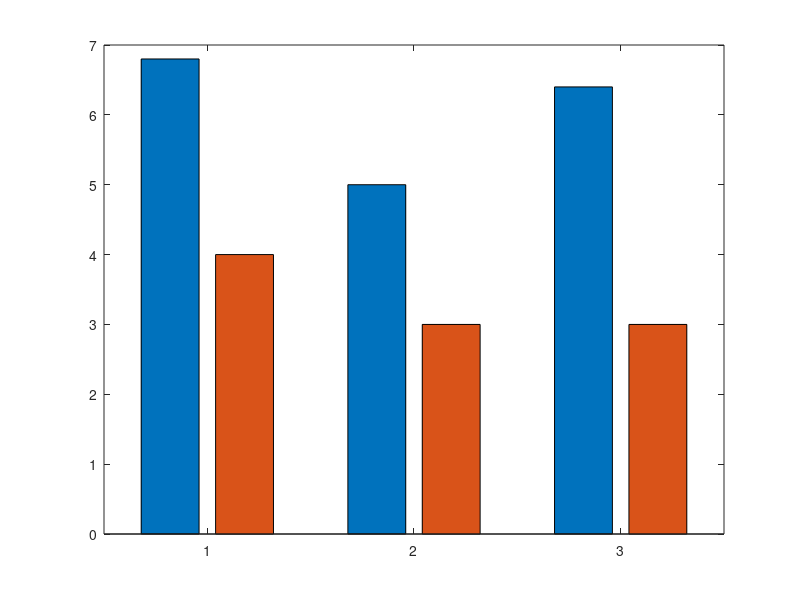

MATLAB code for this plot: (Note: this script raises an error after producing the figure.)
%% Clean
close all; clear; clc;


%% Data




%% Plotting
% Sample data
cases = {'Coarse', 'Fine', 'Joint'};
data_RGVA = [3.9,2.4,2.1]; % error values
data_RGVB = [2.9,2.6,4.3]; % error values
model_RGVA = [1.4, 1.1, 1.4];
model_RGVB = [2.6,1.9,1.6];
dataAvg = 2*mean([data_RGVA; data_RGVB], 1);
modelAvg = 2*mean([model_RGVA; model_RGVB], 1);
plot_data = [dataAvg', modelAvg'];
errors = [1,2,3];  % standard deviations or other error measures


% Create bar plot with error bars
figure;
bar(errors, plot_data);
hold on;
yline(6.56, '--', 'Label', 'Coarse Requirement', 'Color', 'r')
yline(3.28, '--', 'Label', 'Fine/Joint Requirement', 'Color', 'r')
title('Model Versus Test Data');
xlabel('Phase');
ylabel('2DRMS Accuracy (ft)');
set(gca, 'XTickLabel', cases);
legend('Test Data Accuracy', 'Model Accuracy', 'Location', 'best')



% G

% Create bar plot
figure;
h = bar(plot_data);

% Adjust bar colors
h(1).FaceColor = [0.6, 0.9, 0.6]; % Light blue for Test Data Accuracy
h(2).FaceColor = [0.2, 0.5, 0.4]; % Dark blue for Model Accuracy

hold on;

% Add error bars
numGroups = size(plot_data, 1);
numBars = size(plot_data, 2);
% for i = 1:numBars
%     x = (1:numGroups) - 0.15 + (i-1)*0.3; % Adjust x position for each bar
%     errorbar(x, plot_data(:, i), errors(:, i), 'k.', 'LineWidth', 1); % Error bars
% end

% Add horizontal lines
yline(6.56, '--', 'Label', 'Coarse Requirement', 'Color', 'r', 'LineWidth', 1.5);
yline(3.28, '--', 'Label', 'Fine/Joint Requirement', 'Color', 'r', 'LineWidth', 1.5);

title('Model Versus Test Data');
xlabel('Phase');
ylabel('2DRMS Accuracy (ft)');
set(gca, 'XTick', 1:numGroups, 'XTickLabel', cases);
grid on; % Add grid lines
legend('Test Data Accuracy', 'Model Accuracy','Location', 'best');
hold off;




